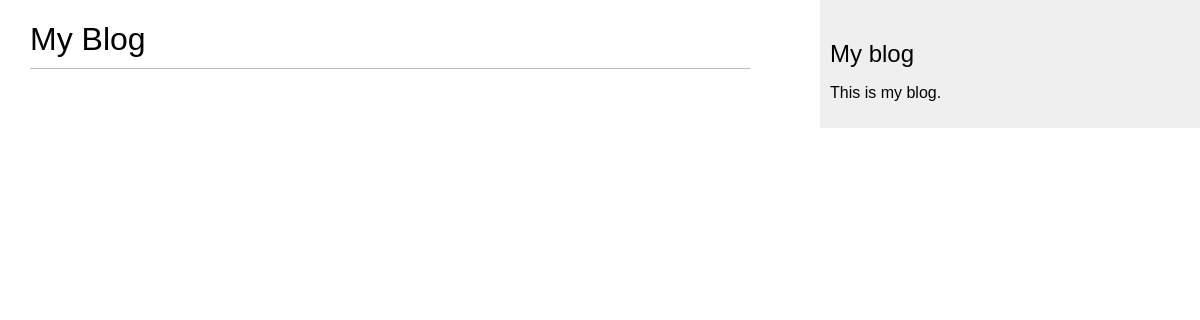
Page /blog/ on the earlier database version.
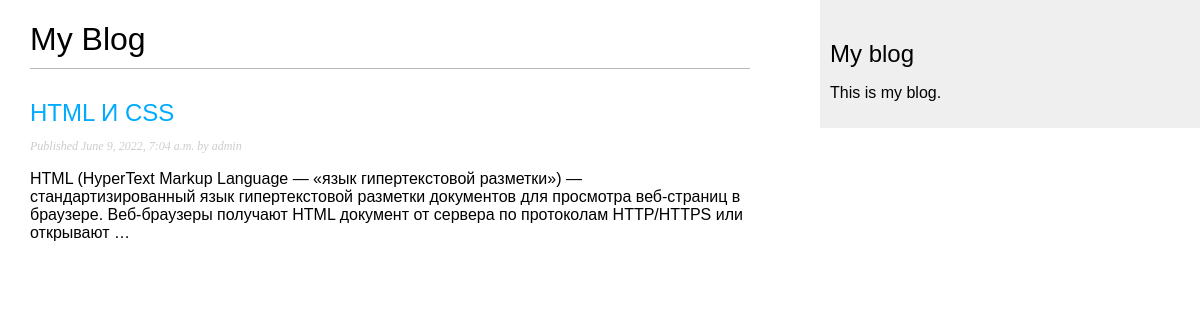
Same page on the later database version.
### blog/models.py (models this page shows, shortened)
class Post(models.Model):
    class Status(models.TextChoices):
        DRAFT = 'DF', 'Draft'
        PUBLISHED = 'PB', 'Published'
    title = models.CharField(max_length=250)
    slug = models.SlugField(max_length=250)
    author = models.ForeignKey(User,on_delete=models.CASCADE,related_name='blog_posts')
    body = models.TextField()
    publish = models.DateTimeField(default=timezone.now)
    created = models.DateTimeField(auto_now_add=True)
    updated = models.DateTimeField(auto_now=True)
    status = models.CharField(max_length=2,choices=Status.choices,default=Status.DRAFT)
    objects = models.Manager() # The default manager.
    published = PublishedManager() # Our custom manager.
    class Meta:
        ordering = ['-publish']
        indexes = [
            models.Index(fields=['-publish']),
        ]

### blog/views.py (the view)
# urls.py: path('', views.post_list, name='post_list'),
def post_list(request):
    posts = Post.published.all()
    return render(request,
        'blog/post/list.html',
        {'posts': posts})

### blog/models.py (called while the page is built)
    def get_queryset(self):
        return super().get_queryset()\
            .filter(status=Post.Status.PUBLISHED)

### blog/templates/blog/post/list.html (shortened to what this page needs)
{% extends "blog/base.html" %}
{% block content %}
 <h1>My Blog</h1>
 {% for post in posts %}
 <h2>
 <a href="{% url 'blog:post_detail' post.id %}">
 {{ post.title }}
 </a>
 </h2>
 <p class="date">
 Published {{ post.publish }} by {{ post.author }}
 </p>
 {{ post.body|truncatewords:30|linebreaks }}
 {% endfor %}
{% endblock %}

Differences in the rows shown:
added Post: title "HTML И CSS", publish "June 9, 2022, 7:04 a.m.", author "admin", body "HTML (HyperText Markup Language — «язык гипертекстовой разметки») — стандартизированный язык гипертекстовой разметки документов для просмотра веб-страниц в браузере. Веб-браузеры получают HTML документ от сервера по протоколам HTTP/HTTPS или открывают …"
